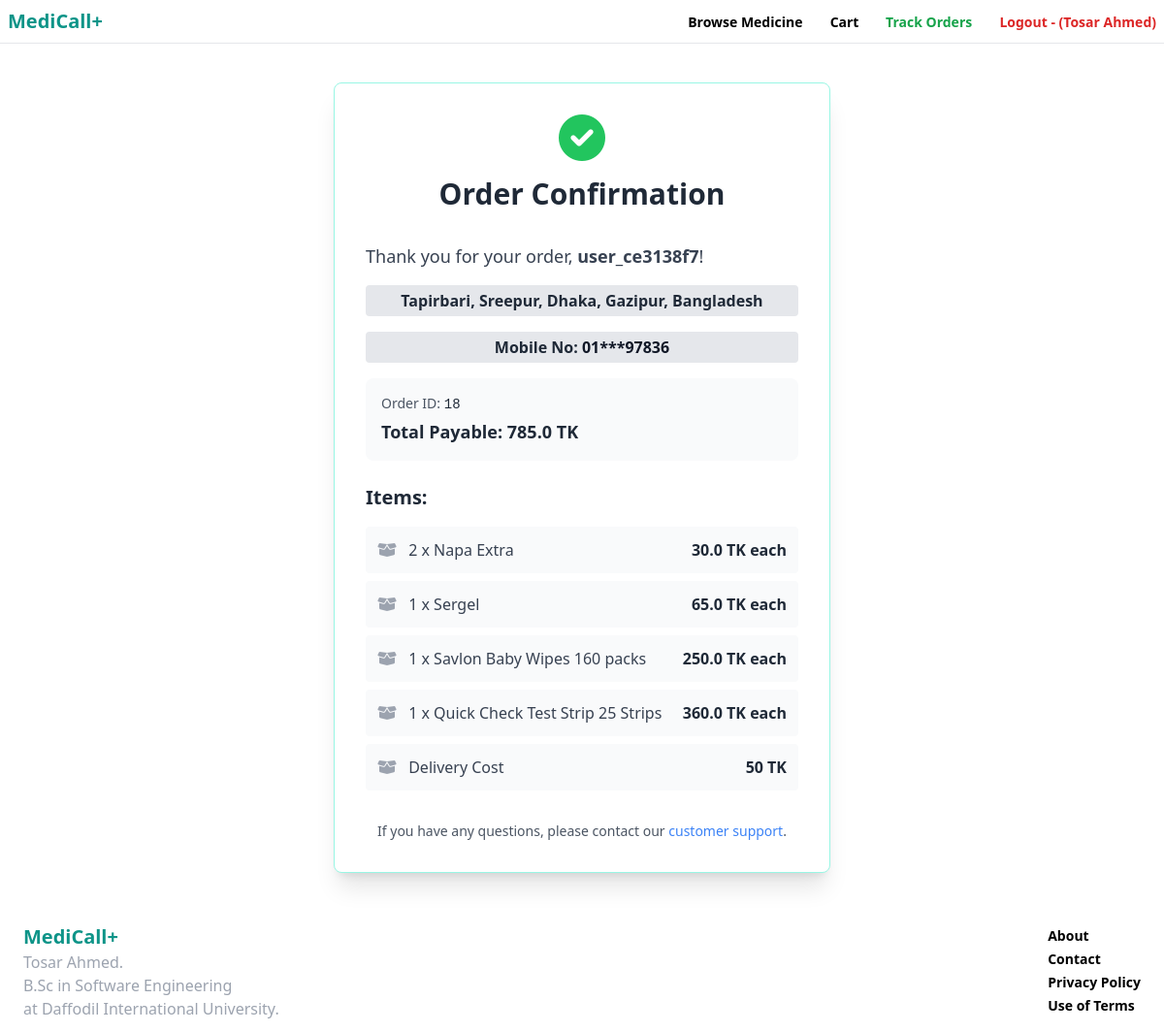
/payment/order-confirmation/18/ (signed in), run on the app's committed database.
### payment/models.py (models this page shows, shortened)
class Order(models.Model):
    user = models.ForeignKey(User, on_delete=models.CASCADE)
    delivery_address = models.ForeignKey(DeliveryAddress, on_delete=models.CASCADE, blank=True, null=True)
    created_at = models.DateTimeField(auto_now_add=True)
    total_price = models.FloatField()
    status = models.CharField(max_length=50, default="Pending")  # e.g., Pending, Completed

class DeliveryAddress(models.Model):
    cart_id = models.CharField(max_length=55, blank=True, null=True)
    name = models.CharField(max_length=255, blank=True, null=True)
    division = models.CharField(max_length=255, blank=True, null=True)
    district = models.CharField(max_length=255, blank=True, null=True)
    upazila = models.CharField(max_length=255, blank=True, null=True)
    address = models.CharField(max_length=255, blank=True, null=True)
    contact_no = models.CharField(max_length=255, blank=True, null=True)

class OrderItem(models.Model):
    order = models.ForeignKey(Order, on_delete=models.CASCADE, related_name="order_items")
    item = models.ForeignKey(Item, on_delete=models.CASCADE)
    quantity = models.PositiveIntegerField()
    price = models.FloatField()  # Store the item's price at the time of order

### item/models.py (models this page shows, shortened)
class Item(models.Model):
    category = models.ForeignKey(Category, related_name='items', on_delete=models.CASCADE)
    name = models.CharField(max_length=255)
    mg = models.TextField(max_length=50, blank=True, null=True, verbose_name="Unit")
    group = models.TextField(max_length=255, blank=True, null=True)
    company = models.TextField(max_length=255, blank=True, null=True)
    short_description = models.TextField(blank=True, null=True)
    description = models.TextField(blank=True, null=True)
    price = models.FloatField()
    image = models. ImageField(upload_to = 'items images', blank=True, null=True)
    is_sold = models.BooleanField(default=False)
    created_by = models.ForeignKey(User, related_name='items', on_delete=models.CASCADE)
    created_at = models.DateTimeField(auto_now_add=True)

### payment/views.py (the view)
# urls.py: path('order-confirmation/<int:order_id>/', views.order_confirmation, name='order_confirmation'),
@login_required
def order_confirmation(request, order_id):
    order = get_object_or_404(Order, id=order_id, user=request.user)
    return render(request, 'payment/order_confirmation.html', {'order': order})

### core/context_processors.py (called while the page is built)
def cart_item_count(request):
    if request.user.is_authenticated:
        try:
            cart = Cart.objects.get(user=request.user)
            count = sum(item.quantity for item in cart.cart_items.all())
        except Cart.DoesNotExist:
            count = 0
    else:
        cart = request.session.get('cart', {})
        count = sum(item['quantity'] for item in cart.values())
    return {'cart_item_count': count}

### payment/templates/payment/order_confirmation.html (shortened to what this page needs)
{% extends 'core/base.html' %}
{% block content %}
<div class="min-h-[65vh] flex items-center justify-center p-4">
    <div class="bg-white rounded-lg border border-teal-200 shadow-xl p-8 max-w-lg w-full">
        <div class="text-center mb-8">
            <i class="fas fa-check-circle text-5xl text-green-500 mb-4"></i>
            <h1 class="text-3xl font-bold text-gray-800">Order Confirmation</h1>
        </div>
        <p class="text-lg text-gray-700 mb-4">Thank you for your order, <span class="font-semibold">
                {{order.user.username }}</span>!</p>
        <p class="text-base bg-gray-200 text-center rounded py-1 text-gray-800 mb-4"><span class="font-semibold">
                {{order.delivery_address.address }}, {{order.delivery_address.division }},
                {{order.delivery_address.district }}, Bangladesh</span></p>
        <p class="text-base bg-gray-200 text-center rounded py-1 text-gray-800 mb-4"><span class="font-semibold">
            Mobile No: <span class="text-gray-900">{{order.delivery_address.contact_no }}</span></span></p>
        <div class="bg-gray-50 rounded-lg p-4 mb-6">
            <p class="text-sm text-gray-600 mb-1">Order ID: <span class="font-mono text-gray-800">{{ order.id }}</span>
            </p>
            <p class="text-lg font-bold text-gray-800">Total Payable: {{ order.total_price }} TK</p>
        </div>
        <h2 class="text-xl font-semibold text-gray-800 mb-4">Items:</h2>
        <ul class="space-y-2">
            {% for item in order.order_items.all %}
            <li class="flex justify-between items-center bg-gray-50 rounded p-3">
                <span class="text-gray-700">
                    <i class="fas fa-box-open mr-2 text-gray-400"></i>
                    {{ item.quantity }} x {{ item.item.name }}
                </span>
                <span class="font-semibold text-gray-800">{{ item.price }} TK each</span>
            </li>
            {% endfor %}
            <li class="flex justify-between items-center bg-gray-50 rounded p-3">
                <span class="text-gray-700">
                    <i class="fas fa-box-open mr-2 text-gray-400"></i>
                    Delivery Cost
                </span>
                <span class="font-semibold text-gray-800">50 TK</span>
            </li>
        </ul>
        <div class="mt-8 text-center">
            <p class="text-sm text-gray-600">
                If you have any questions, please contact our
                <a href="mailto:atosar7@gmail.com" class="text-blue-500 hover:underline">customer support</a>.
            </p>
        </div>
    </div>
</div>
{% endblock %}

### core/templates/core/base.html (shortened to what this page needs)
<!DOCTYPE html>
<html>
<head>
    <script src="https://cdn.tailwindcss.com"></script>
    <link href="https://cdnjs.cloudflare.com/ajax/libs/font-awesome/6.0.0-beta3/css/all.min.css" rel="stylesheet">
</head>
<body>
    <nav class="px-2 py-2 flex justify-between items-center border-b border-gray-200">
        <a href="/" , class="text-xl font-semibold text-teal-600">MediCall+</a>
        <div class="space-x-6">
            <a href="{% url 'item:items' %}" , class="text-sm font-semibold hover:text-teal-400">Browse Medicine</a>
            {% if request.user.is_authenticated %}
            <a href="{% url 'item:cart-items' %}" , class="text-sm font-semibold hover:text-teal-400">
                Cart
            </a>
            <a href="{% url 'payment:track-order' %}" , class="text-sm text-green-600 font-semibold hover:text-teal-400">Track Orders</a>
            <form method="post" class="inline" action="{% url 'core:logout' %}">
                <button type="submit" class="text-sm text-red-600 font-semibold hover:text-red-800">Logout - ({{request.user.first_name}})</button>
            </form>
            {% else %}
            <a href="{% url 'core:signup' %}" , class="text-sm font-semibold hover:text-teal-400">Sign Up</a>
            <a href="{% url 'core:login' %}" , class="text-sm font-semibold hover:text-teal-400">Log in</a>
            {% endif %}
        </div>
    </nav>
    <div class="px-6 py-6">
        {% block content %}
        {% endblock %}
    </div>
    <footer class="px-6 py-3 flex justify-between">
        <div class="w-2/3 pr-10">
            <a href="/" , class="text-xl font-semibold text-teal-600">MediCall+</a>
            <p class="text-gray-400">Tosar Ahmed. <br> B.Sc in Software Engineering <br> at Daffodil International
                University.</p>
        </div>
        <div class=" ">
            <ul>
                <li><a href="#" , class="text-sm font-semibold hover:text-teal-400">About</a></li>
                <li><a href="{% url 'core:contact' %}" , class="text-sm font-semibold hover:text-teal-400">Contact</a>
                </li>
                <li><a href="#" , class="text-sm font-semibold hover:text-teal-400">Privacy Policy</a></li>
                <li><a href="#" , class="text-sm font-semibold hover:text-teal-400">Use of Terms</a></li>
            </ul>
        </div>
    </footer>
</body>
</html>

### data on the page
Order: user.username "user_ce3138f7", delivery_address.address "Tapirbari, Sreepur", delivery_address.division "Dhaka", delivery_address.district "Gazipur", delivery_address.contact_no "01***97836", id "18", total_price "785.0"
OrderItem: quantity "2", item.name "Napa Extra", price "30.0"
OrderItem: quantity "1", item.name "Sergel", price "65.0"
OrderItem: quantity "1", item.name "Savlon Baby Wipes 160 packs", price "250.0"
OrderItem: quantity "1", item.name "Quick Check Test Strip 25 Strips", price "360.0"

### other printed values
{{ request.user.first_name }} "Tosar Ahmed"
